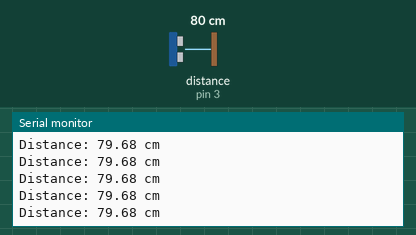
This sketch was run on a simulated Arduino Uno, built with avr-gcc and run on an emulated ATmega328P. Parts: the last lines printed to the serial monitor. Wiring (inferred from the names in the program): ultrasonic range finder: trigger pin 2; echo pin 3. The inputs (shaded band) are chosen by the test bench; at power-on: distance to the obstacle (sensor on pin 3) 80 cm. The echo pulse lasts 58.3 µs per cm.

Above: at 1.2 s.
1.3 s: distance to the obstacle (sensor on pin 3) set to 120 cm
At 1.49 s:
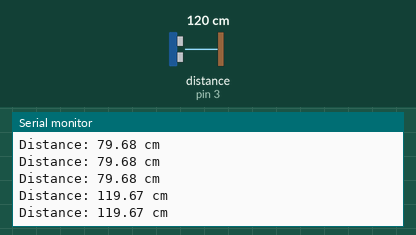
4.3 s: distance to the obstacle (sensor on pin 3) set to 35 cm
At 4.3 s:
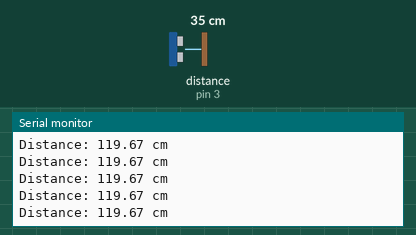
7.3 s: distance to the obstacle (sensor on pin 3) set to 250 cm
At 7.4 s:
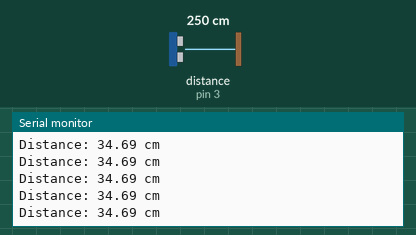
10.3 s: distance to the obstacle (sensor on pin 3) set to 35 cm
At 10.4 s:
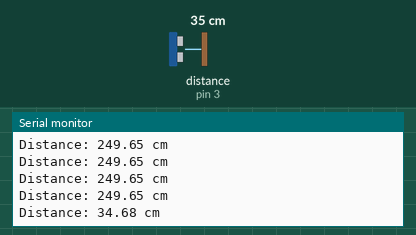
Timing chart, 0 to 13.3 s (numbered marks = the images above; inputs shaded):
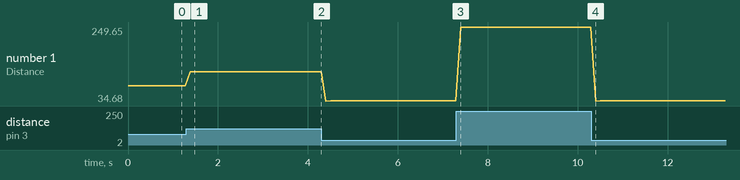

The sketch:

unit2-06.ino
```cpp
/*
  Created by Cristiano S
  Created in March 2023

  Uses a distance sensor to find the distance of an object in centimeters
*/

int trigPin = 2;
int echoPin = 3;
float duration, distance;

void setup() {
  pinMode(trigPin, OUTPUT); // Set trigPin as an output
  pinMode(echoPin, INPUT);  // Set echoPin as an input
  Serial.begin(9600);       // Begin the serial monitor
}

void loop() {
  digitalWrite(trigPin, LOW); // Send a signal
  delayMicroseconds(2);
  digitalWrite(trigPin, HIGH);
  delayMicroseconds(10);
  digitalWrite(trigPin, LOW);

  duration = pulseIn(echoPin, HIGH); // Receive a signal
  distance = (duration*.0343) / 2;   // Calculate distance
  // Print to the serial monitor
  Serial.print("Distance: ");
  Serial.print(distance);
  Serial.println(" cm");
  delay(100);
}
```

Measured:
- after the input at 1.3 s, the serial monitor: prints a new line after 0.08 s (image 1)
- after the input at 10.3 s, the serial monitor: prints a new line after 0.10 s (image 4)
- plotted number 1: 79.68 → 119.67 after the input at 1.3 s, 119.67 → 34.69 after the input at 4.3 s, 34.69 → 249.65 after the input at 7.3 s, 249.65 → 34.69 after the input at 10.3 s
